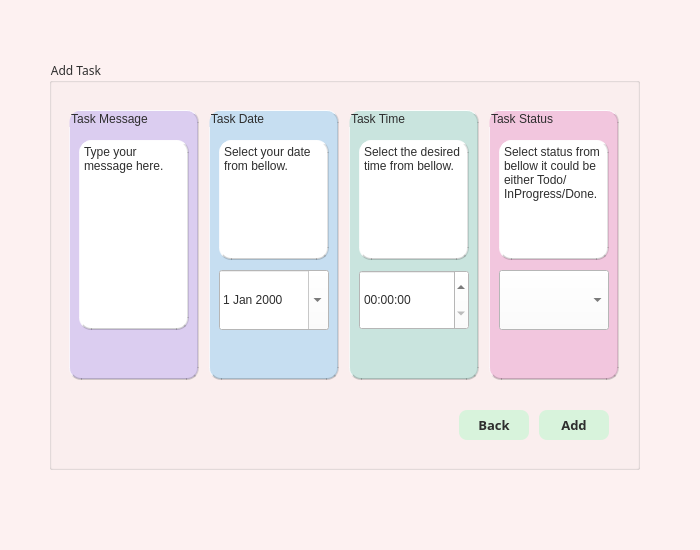
<?xml version="1.0" encoding="UTF-8"?>
<ui version="4.0">
 <class>AddTasksPage</class>
 <widget class="QWidget" name="AddTasksPage">
  <property name="geometry">
   <rect>
    <x>0</x>
    <y>0</y>
    <width>700</width>
    <height>550</height>
   </rect>
  </property>
  <property name="windowTitle">
   <string>Form</string>
  </property>
  <property name="styleSheet">
   <string notr="true">QFrame {
    background-color: white;
    border-radius: 12px;
    border-top: 1px solid rgba(255, 255, 255, 0.9);
    border-left: 1px solid rgba(255, 255, 255, 0.7);
    border-bottom: 2px solid rgba(0, 0, 0, 0.18);
    border-right: 2px solid rgba(0, 0, 0, 0.12);
}QWidget {
    background-color: #fdf1f1;   /* pastel pink background */
    color: #2e2e2e;              /* charcoal text */
}
QPushButton {
    background-color: #d8f3dc;   /* mint green buttons */
    color: #2e2e2e;              /* dark text */
   
    border-radius: 8px;
    padding: 8px;
}

QPushButton:pressed {
    background-color: #fff5e1;   /* soft cream when pressed */
}
</string>
  </property>
  <widget class="QGroupBox" name="groupBox">
   <property name="geometry">
    <rect>
     <x>49</x>
     <y>60</y>
     <width>591</width>
     <height>410</height>
    </rect>
   </property>
   <property name="font">
    <font>
     <family>Segoe Script</family>
    </font>
   </property>
   <property name="title">
    <string>Add Task</string>
   </property>
   <widget class="QGroupBox" name="groupBox_2">
    <property name="geometry">
     <rect>
      <x>20</x>
      <y>50</y>
      <width>130</width>
      <height>270</height>
     </rect>
    </property>
    <property name="styleSheet">
     <string notr="true">
QGroupBox{
   background-color:#DBCDF0;

    border-radius: 12px;
    border-top: 1px solid rgba(255, 255, 255, 0.9);
    border-left: 1px solid rgba(255, 255, 255, 0.7);
    border-bottom: 2px solid rgba(0, 0, 0, 0.18);
    border-right: 2px solid rgba(0, 0, 0, 0.12);
}</string>
    </property>
    <property name="title">
     <string>Task Message</string>
    </property>
    <widget class="QPlainTextEdit" name="plainTextEdit">
     <property name="geometry">
      <rect>
       <x>10</x>
       <y>30</y>
       <width>110</width>
       <height>190</height>
      </rect>
     </property>
     <property name="styleSheet">
      <string notr="true">QFrame {
    background-color: white;
    border-radius: 12px;
    border-top: 1px solid rgba(255, 255, 255, 0.9);
    border-left: 1px solid rgba(255, 255, 255, 0.7);
    border-bottom: 2px solid rgba(0, 0, 0, 0.18);
    border-right: 2px solid rgba(0, 0, 0, 0.12);
}</string>
     </property>
     <property name="plainText">
      <string>Type your message here.</string>
     </property>
    </widget>
   </widget>
   <widget class="QGroupBox" name="groupBox_3">
    <property name="geometry">
     <rect>
      <x>160</x>
      <y>50</y>
      <width>130</width>
      <height>270</height>
     </rect>
    </property>
    <property name="styleSheet">
     <string notr="true">
QGroupBox{
   background-color:#C6DEF1;

    border-radius: 12px;
    border-top: 1px solid rgba(255, 255, 255, 0.9);
    border-left: 1px solid rgba(255, 255, 255, 0.7);
    border-bottom: 2px solid rgba(0, 0, 0, 0.18);
    border-right: 2px solid rgba(0, 0, 0, 0.12);
}</string>
    </property>
    <property name="title">
     <string>Task Date</string>
    </property>
    <widget class="QPlainTextEdit" name="plainTextEdit_2">
     <property name="geometry">
      <rect>
       <x>10</x>
       <y>30</y>
       <width>110</width>
       <height>120</height>
      </rect>
     </property>
     <property name="styleSheet">
      <string notr="true">QFrame {
    background-color: white;
    border-radius: 12px;
    border-top: 1px solid rgba(255, 255, 255, 0.9);
    border-left: 1px solid rgba(255, 255, 255, 0.7);
    border-bottom: 2px solid rgba(0, 0, 0, 0.18);
    border-right: 2px solid rgba(0, 0, 0, 0.12);
}</string>
     </property>
     <property name="readOnly">
      <bool>true</bool>
     </property>
     <property name="plainText">
      <string>Select your date from bellow.</string>
     </property>
    </widget>
    <widget class="QDateEdit" name="dateEdit">
     <property name="geometry">
      <rect>
       <x>10</x>
       <y>160</y>
       <width>110</width>
       <height>60</height>
      </rect>
     </property>
     <property name="styleSheet">
      <string notr="true">QDateEdit
 {
    background-color: white;
 }</string>
     </property>
     <property name="calendarPopup">
      <bool>true</bool>
     </property>
    </widget>
   </widget>
   <widget class="QGroupBox" name="groupBox_4">
    <property name="geometry">
     <rect>
      <x>300</x>
      <y>50</y>
      <width>130</width>
      <height>270</height>
     </rect>
    </property>
    <property name="styleSheet">
     <string notr="true">
QGroupBox{
   background-color:#C9E4DE;

    border-radius: 12px;
    border-top: 1px solid rgba(255, 255, 255, 0.9);
    border-left: 1px solid rgba(255, 255, 255, 0.7);
    border-bottom: 2px solid rgba(0, 0, 0, 0.18);
    border-right: 2px solid rgba(0, 0, 0, 0.12);
}</string>
    </property>
    <property name="title">
     <string>Task Time</string>
    </property>
    <widget class="QPlainTextEdit" name="plainTextEdit_3">
     <property name="geometry">
      <rect>
       <x>10</x>
       <y>30</y>
       <width>110</width>
       <height>120</height>
      </rect>
     </property>
     <property name="styleSheet">
      <string notr="true">QFrame {
    background-color: white;
    border-radius: 12px;
    border-top: 1px solid rgba(255, 255, 255, 0.9);
    border-left: 1px solid rgba(255, 255, 255, 0.7);
    border-bottom: 2px solid rgba(0, 0, 0, 0.18);
    border-right: 2px solid rgba(0, 0, 0, 0.12);
}</string>
     </property>
     <property name="readOnly">
      <bool>true</bool>
     </property>
     <property name="plainText">
      <string>Select the desired time from bellow.</string>
     </property>
    </widget>
    <widget class="QTimeEdit" name="timeEdit">
     <property name="geometry">
      <rect>
       <x>10</x>
       <y>160</y>
       <width>110</width>
       <height>60</height>
      </rect>
     </property>
     <property name="styleSheet">
      <string notr="true">QTimeEdit {
    background-color: white;
 }</string>
     </property>
    </widget>
   </widget>
   <widget class="QGroupBox" name="groupBox_5">
    <property name="geometry">
     <rect>
      <x>440</x>
      <y>50</y>
      <width>130</width>
      <height>270</height>
     </rect>
    </property>
    <property name="styleSheet">
     <string notr="true">

QGroupBox{
   background-color:#F2C6DE;

    border-radius: 12px;
    border-top: 1px solid rgba(255, 255, 255, 0.9);
    border-left: 1px solid rgba(255, 255, 255, 0.7);
    border-bottom: 2px solid rgba(0, 0, 0, 0.18);
    border-right: 2px solid rgba(0, 0, 0, 0.12);
}</string>
    </property>
    <property name="title">
     <string>Task Status</string>
    </property>
    <widget class="QPlainTextEdit" name="plainTextEdit_4">
     <property name="geometry">
      <rect>
       <x>10</x>
       <y>30</y>
       <width>110</width>
       <height>120</height>
      </rect>
     </property>
     <property name="styleSheet">
      <string notr="true">QFrame {
    background-color: white;
    border-radius: 12px;
    border-top: 1px solid rgba(255, 255, 255, 0.9);
    border-left: 1px solid rgba(255, 255, 255, 0.7);
    border-bottom: 2px solid rgba(0, 0, 0, 0.18);
    border-right: 2px solid rgba(0, 0, 0, 0.12);
}</string>
     </property>
     <property name="readOnly">
      <bool>true</bool>
     </property>
     <property name="plainText">
      <string>Select status from bellow it could be either Todo/InProgress/Done.</string>
     </property>
    </widget>
    <widget class="QComboBox" name="comboBox">
     <property name="geometry">
      <rect>
       <x>10</x>
       <y>160</y>
       <width>110</width>
       <height>60</height>
      </rect>
     </property>
     <property name="styleSheet">
      <string notr="true">QComboBox
{
background-color:white;
}</string>
     </property>
    </widget>
   </widget>
   <widget class="QPushButton" name="pushButton">
    <property name="geometry">
     <rect>
      <x>490</x>
      <y>350</y>
      <width>70</width>
      <height>30</height>
     </rect>
    </property>
    <property name="font">
     <font>
      <family>Segoe Script</family>
      <pointsize>10</pointsize>
      <bold>true</bold>
     </font>
    </property>
    <property name="text">
     <string>Add</string>
    </property>
   </widget>
   <widget class="QPushButton" name="btnBack">
    <property name="geometry">
     <rect>
      <x>410</x>
      <y>350</y>
      <width>70</width>
      <height>30</height>
     </rect>
    </property>
    <property name="font">
     <font>
      <family>Segoe Script</family>
      <pointsize>10</pointsize>
      <bold>true</bold>
     </font>
    </property>
    <property name="text">
     <string>Back</string>
    </property>
   </widget>
  </widget>
 </widget>
 <resources/>
 <connections/>
</ui>
